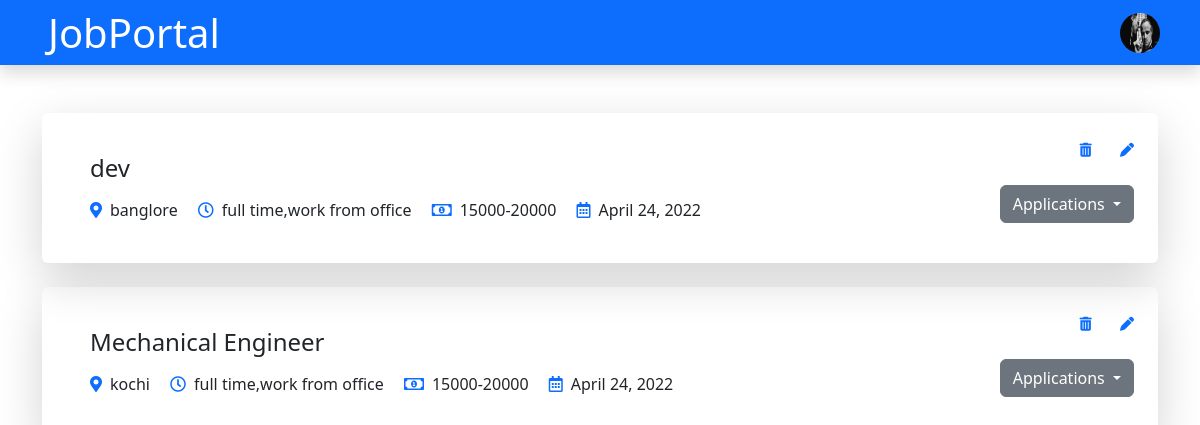
The app's page /job/list/ (signed in) with its own data.
### api/models.py (models this page shows, shortened)
class User(AbstractUser):
      options = (
        ("candidate","candidate"),
        ("employer","employer")
      )
      role = models.CharField(max_length=200,choices=options)

class CompanyProfile(models.Model):
    user = models.OneToOneField(User, on_delete=models.CASCADE,related_name='employerprofile')
    phone = models.CharField(max_length=10)
    logo = models.ImageField(upload_to="logos", null=True,blank=True)
    description = models.CharField(max_length=500)
    location = models.CharField(max_length=200)
    adress =  models.CharField(max_length=300)
    company_name = models.CharField(max_length=200)

class Job(models.Model):
    company = models.ForeignKey(CompanyProfile, on_delete=models.CASCADE)
    start_date = models.DateField(default=datetime.date.today)
    end_date = models.DateField(validators=[MinValueValidator(datetime.date.today)])
    title = models.CharField(max_length=200)
    salary = models.CharField(max_length=200)
    description = models.CharField(max_length=1000)
    qualification=models.CharField(max_length=200)
    experience = models.CharField(max_length=100)
    location = models.CharField(max_length=100)
    vacancies=models.PositiveIntegerField()
    job_type=models.CharField(max_length=100)
    skills = models.CharField(max_length=200)
    is_active = models.BooleanField(default=True)

### Job/views.py (the view)
# urls.py: path('job/list/',views.MyJobListView.as_view(),name='myjob-list'),
@method_decorator(employerdecs,name='dispatch')
class MyJobListView(ListView):
    model=Job
    template_name='addedjob-list.html'
    context_object_name='jobs'
    def get_queryset(self):
        company=CompanyProfile.objects.get(user=self.request.user)
        return Job.objects.filter(company=company,is_active=True)

### Job/views.py (called while the page is built)
def employersignin_required(fn):
    def wrapper(request,*args,**kwargs):
        if request.user.is_authenticated and request.user.role=='employer':
            return fn(request,*args,**kwargs)
        else:
            return redirect('error')
    return wrapper

### Job/templates/addedjob-list.html (shortened to what this page needs)
{%extends 'employer-base.html'%}
{%block body%}
<link href="https://cdnjs.cloudflare.com/ajax/libs/font-awesome/5.10.0/css/all.min.css" rel="stylesheet">
<body>
    <div class="container-xxl py-5 " >
        <div class="container ">
            <div class="tab-class text-center wow fadeInUp" >
                <div class="tab-content">
                    <div id="tab-1" class="tab-pane fade show active ">
                        {%for j in jobs%}
                        <div class="job-item-1 job-item p-4 mb-4  p-3 shadow-lg rounded">
                            <div class="row g-4">
                                <div class="col-sm-12 col-md-8 d-flex align-items-center">
                                    <div class="text-start ps-4">
                                        <h4 class="mb-3">{{j.title}}</h4>
                                        <span class="text-truncate me-3"><i class="fa fa-map-marker-alt text-primary me-2"></i>{{j.location}}</span>
                                        <span class="text-truncate me-3"><i class="far fa-clock text-primary me-2"></i>{{j.job_type}}</span>
                                        <span class="text-truncate me-3"><i class="far fa-money-bill-alt text-primary me-2"></i>{{j.salary}}</span>
                                        <span class="text-truncate me-0"><i class="far fa-calendar-alt text-primary me-2"></i>{{j.end_date}}</span>
                                    </div>
                                </div>
                                <div class="col-sm-12 col-md-4 d-flex flex-column align-items-start align-items-md-end justify-content-center">
                                    <div class="d-inline mb-4">
                                        <small class="text-truncate me-4"><a href="{%url 'job-delete' j.id%}"><i class="fa-solid fa-trash-can"></i></a></small>
                                        <small class="text-truncate"><a href="{%url 'job-edit' j.id%}"><i class="fa-solid fa-pen"></i></a></small>
                                    </div>
                                    <div class="d-flex mb-3">
                                        <div class="dropdown">
                                            <button class="btn btn-secondary dropdown-toggle" type="button" data-bs-toggle="dropdown" aria-expanded="false">
                                              Applications
                                            </button>
                                          </div>
                                    </div>
                                </div>
                            </div>
                        </div>
                        {%endfor%}
                    </div>
                </div>
            </div>
        </div>
    </div>
</body>
{%endblock%}

### Job/templates/employer-base.html (shortened to what this page needs)
<!DOCTYPE html>
<html lang="en">
<head>
    <link href="https://cdn.jsdelivr.net/npm/bootstrap@5.3.0-alpha3/dist/css/bootstrap.min.css" rel="stylesheet">
</head>
<body>
   <nav class=" navbar navbar-expand-lg bg-primary navbar-light shadow sticky-top p-4 ">
    <h1 class="m-0 text-white ms-4">JobPortal</h1>
    <div class="collapse navbar-collapse " id="navbarCollapse" >
        <div class="navbar-nav ms-auto p-4 p-lg-0">
            <a href="{%url 'employer-home'%}" class="nav-item nav-link active text-primary me-4"><i class="fa-solid fa-house fa-lg" ></i></a>
            {%if request.user.employerprofile%}
            <a href="{%url 'company-profile'%}" class="nav-item nav-link text-primary me-4"><i class="fa-solid fa-user fa-lg" ></i></a>
            {%else%}
            <a href="{%url 'companyprofile-create'%}" class="nav-item nav-link text-primary me-4"><i class="fa-solid fa-user fa-lg" ></i></a>
            {%endif%}
            <div class="nav-item dropdown job me-4">
                <a href="#" class="nav-link dropdown-toggle text-primary" data-bs-toggle="dropdown"><i class="fa-solid fa-briefcase fa-lg"></i></a>
            </div>
            <div class="dropdown me-3" >
                <img src="{{request.user.employerprofile.logo.url}}" class="rounded-circle"  data-bs-toggle="dropdown" aria-expanded="false" height="40px" width="40px">
              </div>
            </div>
    </div>
</nav>
{%block body%}
{%endblock%}
</body>
</html>

### Job/templates/employer-base.html (style rules this page uses)
.navbar { height: 65px; }

### records on screen
User: user.employerprofile.logo (picture)
Job: title "dev", location "banglore", job_type "full time,work from office", salary "15000-20000", end_date "April 24, 2022"
Job: title "Mechanical Engineer", location "kochi", job_type "full time,work from office", salary "15000-20000", end_date "April 24, 2022"
